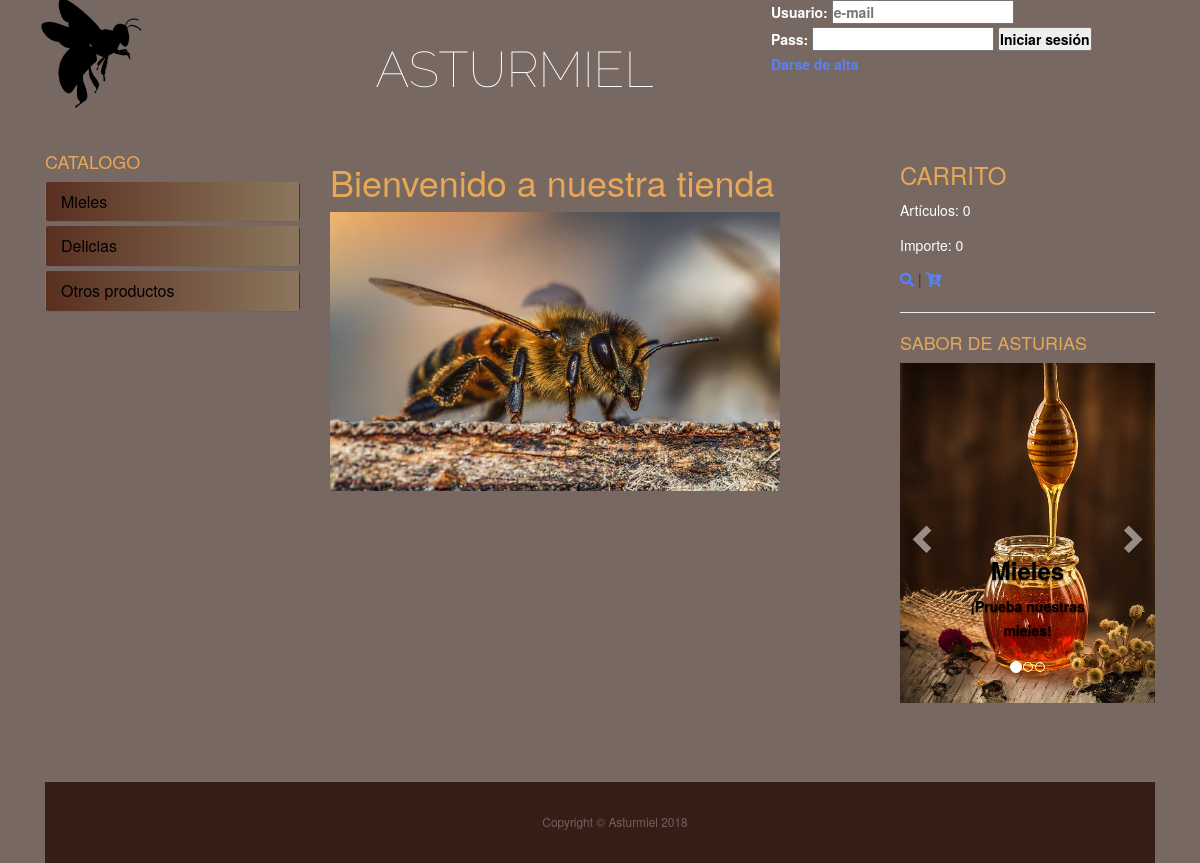
The page /tiendaOnline/index.php on the database its author committed.
### tables this page shows
CREATE TABLE `categorias` (
  `idCategoria` int(11) NOT NULL,
  `nombreCategoria` varchar(50) NOT NULL,
  `descripcionCat` varchar(200) NOT NULL
);

### tiendaOnline/index.php (called while the page is built)
<?php
include_once "clases.php";
include_once "header.php";
include_once "nav.php";
include_once "asideizda.php";
include_once "principal.php";
include_once "asidedcha.php";
include_once "footer.php";
 ?>

### tiendaOnline/clases.php (called while the page is built, shortened)
<?php
class miBaseDatos{
  private $host="localhost";
  private $user="id5427443_asturmiel";
  private $pass="asturmiel";
  private $bbdd="id5427443_asturmiel";
  private $conexion;
  public function __construct(){
  	$con = new mysqli($this->host,$this->user,$this->pass,$this->bbdd);
  	$con->query("SET NAMES 'UTF-8'");
  	$this->conexion=$con;
  	return $con;
  }
  public function consulta($sentencia){
  	$datos=array();
  	if ($sentencia!="") {
  	  $resultado=$this->conexion->query($sentencia);
  	  while ($fila=$resultado->fetch_assoc()) {
  	  	$datos[]=$fila;
  	  }
  	}
  	return $datos;
  }
}
class Categorias{
  public static function listadoCategorias(){
  	$bd = new miBaseDatos();
  	$ssql = "SELECT * FROM categorias";
  	$datos = $bd->consulta($ssql);
  	return $datos;
  }
}
 ?>

### tiendaOnline/asideizda.php (the view, shortened to what this page needs)
<aside class="col-md-3">
 <h4 class="naranja">CATALOGO</h4>
 <div class="panel-group" id="accordion">
 <?php
 $categorias=Categorias::listadoCategorias();
 foreach($categorias as $indice=>$valor)
 {
  $idCategoria=$valor['idCategoria'];
 ?>
 <div class="panel backmenu">
 <div class="panel-heading">
    <h4 class="panel-title">
      <a data-toggle="collapse" data-parent="#accordion" href="#collapse<?=$idCategoria ?>"><?=$valor['nombreCategoria'] ?></a>
    </h4>
  </div>
  </div>
  <?php
 }
  ?>
 </div>
</aside>

### css/store.css (style rules this page uses)
body { background: linear-gradient(rgba(47, 23, 15, 0.65), rgba(47, 23, 15, 0.65)), url("../img/bg2.jpg"); }

### tiendaOnline/css/estilos.css (style rules this page uses)
* { margin: 0; padding: 0; }
.naranja { color: #e6a756; }
.backmenu { background: linear-gradient(to right, #592F20 , #8C775E); color: #000; }

### rows shown on the page
categorias: nombreCategoria "Mieles"
categorias: nombreCategoria "Delicias"
categorias: nombreCategoria "Otros productos"

### other values the page prints
$micarrito->getArticulosTotal() "0"
$micarrito->getImporteTotal() "0"
